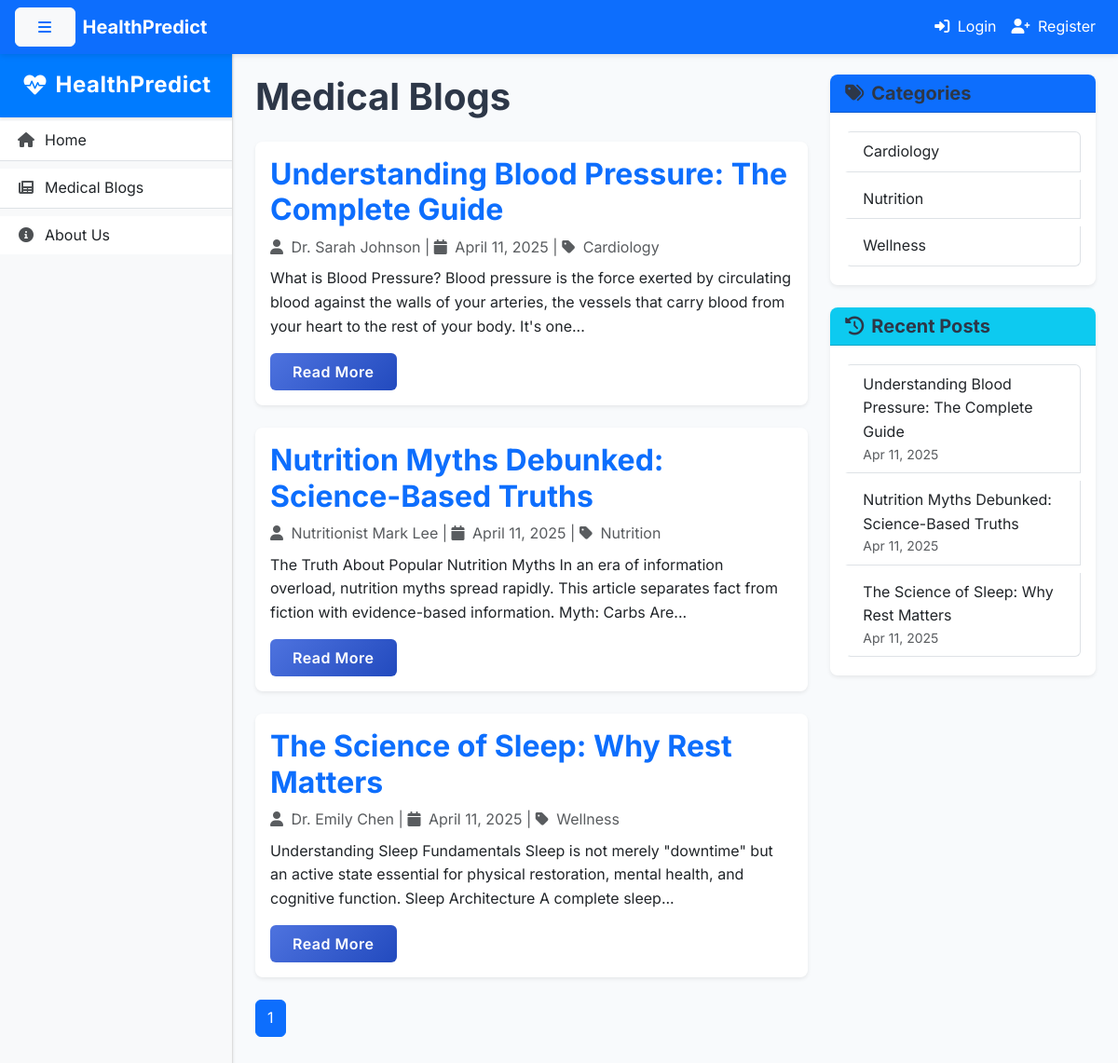
Screenshot of /blogs with the database file from the repository.
### app.py (models this page shows)
class BlogPost(db.Model):
    id = db.Column(db.Integer, primary_key=True)
    title = db.Column(db.String(200), nullable=False)
    content = db.Column(db.Text, nullable=False)
    author = db.Column(db.String(100), nullable=False)
    category = db.Column(db.String(50), nullable=False)
    created_at = db.Column(db.DateTime, default=datetime.utcnow)
    image_url = db.Column(db.String(200))
    slug = db.Column(db.String(300), unique=True)
    excerpt = db.Column(db.String(300))

### app.py (the view)
@app.route('/blogs')
def blogs():
    page = request.args.get('page', 1, type=int)
    blogs = BlogPost.query.order_by(BlogPost.created_at.desc()).paginate(page=page, per_page=5)
    return render_template('blogs.html', blogs=blogs)

### app.py (called while the page is built)
@app.context_processor
def inject_common_data():
    categories = db.session.query(BlogPost.category).distinct().all()
    recent_blogs = BlogPost.query.order_by(BlogPost.created_at.desc()).limit(3).all()
    return dict(
        categories=[c[0] for c in categories],
        recent_blogs=recent_blogs,
        current_year=datetime.now().year
    )

### templates/blogs.html (shortened to what this page needs)
{% extends "base.html" %}
{% block content %}
<div class="row">
    <div class="col-lg-8">
        <h1 class="mb-4">Medical Blogs</h1>
        {% for blog in blogs.items %}
        <div class="card mb-4 shadow-sm">
            <div class="card-body">
                <h2 class="card-title">
                    <a href="{{ url_for('blog_detail', slug=blog.slug) }}" class="text-decoration-none">
                        {{ blog.title }}
                    </a>
                </h2>
                <div class="mb-2 text-muted">
                    <i class="fas fa-user me-1"></i> {{ blog.author }} |
                    <i class="fas fa-calendar me-1"></i> {{ blog.created_at.strftime('%B %d, %Y') }} |
                    <i class="fas fa-tag me-1"></i> {{ blog.category }}
                </div>
                <p class="card-text">{{ blog.content|striptags|truncate(200) }}</p>
                <a href="{{ url_for('blog_detail', slug=blog.slug) }}" class="btn btn-primary">Read More</a>
            </div>
        </div>
        {% endfor %}
        <nav aria-label="Blog pagination">
            <ul class="pagination">
                {% for page_num in blogs.iter_pages(left_edge=1, right_edge=1, left_current=2, right_current=3) %}
                    {% if page_num %}
                        <li class="page-item {% if page_num == blogs.page %}active{% endif %}">
                            <a class="page-link" href="{{ url_for('blogs', page=page_num) }}">{{ page_num }}</a>
                        </li>
                    {% else %}
                        <li class="page-item disabled">
                            <span class="page-link">...</span>
                        </li>
                    {% endif %}
                {% endfor %}
            </ul>
        </nav>
    </div>
    <div class="col-lg-4">
        <div class="card shadow-sm mb-4">
            <div class="card-header bg-primary text-white">
                <h5 class="mb-0"><i class="fas fa-tags me-2"></i>Categories</h5>
            </div>
            <div class="card-body">
                <div class="list-group">
                    {% for category in categories %}
                    <a href="{{ url_for('blogs_by_category', category=category) }}"
                       class="list-group-item list-group-item-action">
                        {{ category }}
                    </a>
                    {% endfor %}
                </div>
            </div>
        </div>
        <div class="card shadow-sm">
            <div class="card-header bg-info text-white">
                <h5 class="mb-0"><i class="fas fa-history me-2"></i>Recent Posts</h5>
            </div>
            <div class="card-body">
                <div class="list-group">
                    {% for recent_blog in recent_blogs %}
                    <a href="{{ url_for('blog_detail', slug=recent_blog.slug) }}"
                       class="list-group-item list-group-item-action">
                        {{ recent_blog.title }}
                        <small class="d-block text-muted">{{ recent_blog.created_at.strftime('%b %d, %Y') }}</small>
                    </a>
                    {% endfor %}
                </div>
            </div>
        </div>
    </div>
</div>
{% endblock %}

### templates/base.html (shortened to what this page needs)
<!DOCTYPE html>
<html lang="en">
<head>
    <link href="https://cdn.jsdelivr.net/npm/bootstrap@5.3.0/dist/css/bootstrap.min.css" rel="stylesheet">
    <link rel="stylesheet" href="https://cdnjs.cloudflare.com/ajax/libs/font-awesome/6.0.0/css/all.min.css">
    <link rel="stylesheet" href="{{ url_for('static', filename='css/style.css') }}">
    <link href="https://cdnjs.cloudflare.com/ajax/libs/font-awesome/6.0.0/css/all.min.css" rel="stylesheet">
</head>
<body>
    <nav class="navbar navbar-expand-lg navbar-dark bg-primary px-3">
        <button class="btn btn-light text-primary me-2" id="menu-toggle">
            <i class="fas fa-bars"></i>
        </button>
        <a class="navbar-brand text-white fw-bold" href="#">HealthPredict</a>
        <div class="collapse navbar-collapse" id="navbarSupportedContent">
            <ul class="navbar-nav ms-auto">
                {% if 'user_id' in session %}
                <li class="nav-item dropdown">
                    <a class="nav-link dropdown-toggle text-white" href="#" id="navbarDropdown" role="button" data-bs-toggle="dropdown">
                        <i class="fas fa-user-circle me-1"></i>{{ session['username'] }}
                    </a>
                    <ul class="dropdown-menu dropdown-menu-end">
                        <li><a class="dropdown-item" href="/profile"><i class="fas fa-user me-1"></i> Profile</a></li>
                        <li><hr class="dropdown-divider"></li>
                        <li><a class="dropdown-item" href="/logout"><i class="fas fa-sign-out-alt me-1"></i> Logout</a></li>
                    </ul>
                </li>
                {% else %}
                <li class="nav-item">
                    <a class="nav-link text-white" href="/login"><i class="fas fa-sign-in-alt me-1"></i> Login</a>
                </li>
                <li class="nav-item">
                    <a class="nav-link text-white" href="/register"><i class="fas fa-user-plus me-1"></i> Register</a>
                </li>
                {% endif %}
            </ul>
        </div>
    </nav>
    <div class="d-flex" id="wrapper">
        <div class="bg-light" id="sidebar-wrapper">
            <div class="sidebar-heading d-flex align-items-center">
                <i class="fas fa-heartbeat me-2"></i>
                <span>HealthPredict</span>
            </div>
            <div class="list-group list-group-flush">
                <a href="/" class="list-group-item list-group-item-action">
                    <i class="fas fa-home me-2"></i>Home
                </a>
                <a href="/blogs" class="list-group-item list-group-item-action">
                    <i class="fas fa-newspaper me-2"></i>Medical Blogs
                </a>
                <a href="/about" class="list-group-item list-group-item-action">
                    <i class="fas fa-info-circle me-2"></i>About Us
                </a>
            </div>
        </div>
        <div id="page-content-wrapper">
            {% block content %}{% endblock %}
        </div>
    </div>
</body>
</html>

### static/css/style.css (style rules this page uses)
:root { --primary: #4e73df; --primary-hover: #3a5ec0; --success: #1cc88a; --info: #36b9cc; --warning: #f6c23e; --danger: #e74a3b; --light: #f8f9fa; --dark: #5a5c69; --transition: all 0.3s cubic-bezier(0.25, 0.8, 0.25, 1); --shadow-sm: 0 1px 3px rgba(0,0,0,0.12); --shadow-md: 0 4px 6px rgba(0,0,0,0.1); --shadow-lg: 0 10px 20px rgba(0,0,0,0.1); }
body { font-family: 'Nunito', -apple-system, BlinkMacSystemFont, sans-serif; line-height: 1.6; color: #4a4a4a; }
#wrapper { overflow-x: hidden; display: flex; min-height: 100vh; }
#sidebar-wrapper { width: 250px; min-height: 100vh; background: linear-gradient(180deg, #f8f9fa 0%, #e9ecef 100%); border-right: 1px solid rgba(0,0,0,0.05); transition: var(--transition); box-shadow: var(--shadow-sm); z-index: 1000; }
#page-content-wrapper { flex: 1; padding: 2rem; background-color: #f8fafc; transition: var(--transition); }
.sidebar-heading { padding: 1.25rem 1.5rem; background: linear-gradient(135deg, var(--primary) 0%, #224abe 100%); color: white; font-size: 1.25rem; font-weight: 700; letter-spacing: 0.5px; box-shadow: var(--shadow-sm); }
.list-group-item { border-left: 3px solid transparent; transition: var(--transition); margin: 0.25rem 0; }
.list-group-item i { min-width: 24px; text-align: center; opacity: 0.8; }
.card { border: none; border-radius: 0.5rem; overflow: hidden; transition: var(--transition); box-shadow: var(--shadow-sm); background-color: white; }
h1, h2, h3, h4, h5 { font-weight: 700; color: #2d3748; }
.btn { font-weight: 600; padding: 0.5rem 1.5rem; border-radius: 0.375rem; transition: var(--transition); letter-spacing: 0.5px; }
.btn-primary { background: linear-gradient(135deg, var(--primary) 0%, #224abe 100%); border: none; }
.card, .feature-card { animation: fadeIn 0.5s ease-out forwards; }

### templates/base.html (style rules this page uses)
body { font-family: 'Inter', sans-serif; background: #f8f9fa; margin: 0; }
nav.navbar { position: fixed; top: 0; width: 100%; z-index: 1030; box-shadow: 0 2px 6px rgba(0,0,0,0.1); }
#wrapper { display: flex; padding-top: 56px; }
#sidebar-wrapper { width: 250px; min-height: 100vh; background: #fff; border-right: 1px solid #ddd; }
#page-content-wrapper { flex-grow: 1; padding: 1.5rem; }
.sidebar-heading { font-size: 1.5rem; padding: 1rem 1.5rem; background: #007bff; color: #fff; }

### rows the page displays
BlogPost: title "Understanding Blood Pressure: The Complete Guide", author "Dr. Sarah Johnson", created_at "April 11, 2025", category "Cardiology", content "What is Blood Pressure? Blood pressure is the force exerted by circulating blood against the walls of your arteries, the vessels that carry blood from your heart to the rest of your body. It's one...", created_at "Apr 11, 2025"
BlogPost: title "Nutrition Myths Debunked: Science-Based Truths", author "Nutritionist Mark Lee", created_at "April 11, 2025", category "Nutrition", content "The Truth About Popular Nutrition Myths In an era of information overload, nutrition myths spread rapidly. This article separates fact from fiction with evidence-based information. Myth: Carbs Are...", created_at "Apr 11, 2025"
BlogPost: title "The Science of Sleep: Why Rest Matters", author "Dr. Emily Chen", created_at "April 11, 2025", category "Wellness", content "Understanding Sleep Fundamentals Sleep is not merely \"downtime\" but an active state essential for physical restoration, mental health, and cognitive function. Sleep Architecture A complete sleep...", created_at "Apr 11, 2025"

### other values shown
{{ page_num }} "1"
{{ category }} "Cardiology" "Nutrition" "Wellness"
